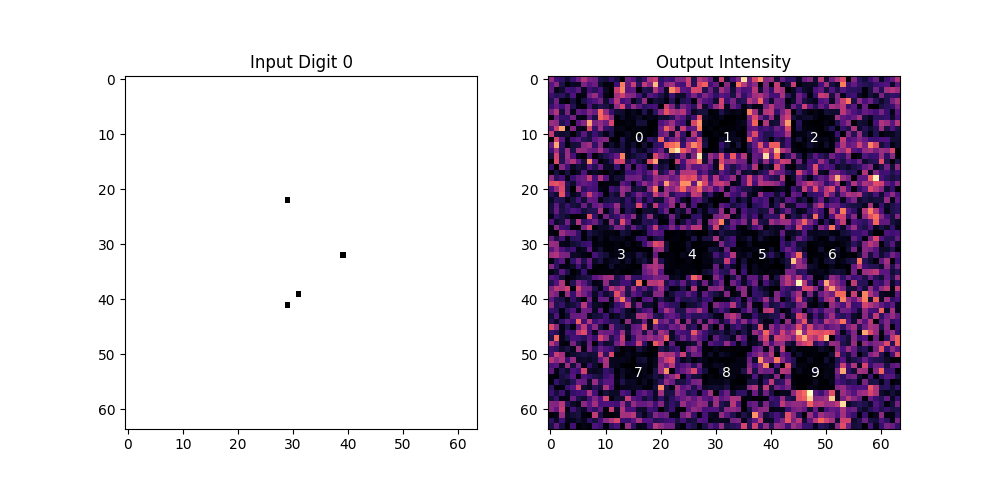

Source code (Python):
import sys
sys.path.append(".")
import torch
import numpy as np
import matplotlib.pyplot as plt
import os

from physics_sim import MultiLayerD2NN
from four_f_sim import MotionPoolingFourierMask
from utils import load_mnist_generator
from main import build_bin_masks

def diagnose():
    DEVICE = torch.device('cpu')
    GRID = 64
    Z_TOTAL = 0.096
    
    # 1. Load masks
    mask_1l = np.load("learned_phase_mask_1l_64p.npy")[0]
    mask_p2b = np.load("learned_phase_mask_4f_motion_64.npy")
    
    # 2. Models
    spacings_1l = [Z_TOTAL/2, Z_TOTAL/2]
    sim_p1 = MultiLayerD2NN(num_layers=1, grid_size=GRID, layer_spacings=spacings_1l, device=DEVICE)
    sim_p1.phase_masks[0].data.copy_(torch.from_numpy(mask_1l))
    
    sim_p2b = MotionPoolingFourierMask(size=GRID, device=DEVICE)
    H_p2b = torch.from_numpy(mask_p2b).to(DEVICE)
    
    bin_masks = build_bin_masks(GRID, DEVICE)
    
    # 3. Find digit 0
    gen = load_mnist_generator(batch_size=1, device=DEVICE, train=False, grid_size=GRID)
    found_0 = None
    while found_0 is None:
        field, lbl = next(gen)
        label = lbl[0].item()
        if label == 0:
            with torch.no_grad():
                i1 = sim_p1(field)
                b1 = torch.einsum("bhw,khw->bk", i1, bin_masks)
                if b1.argmax(-1).item() == 0:
                    found_0 = (field, i1)
                    print("Found correctly classified Digit 0")

    # 4. Plot to see where the bright spot is
    field, intensity = found_0
    
    plt.figure(figsize=(10, 5))
    plt.subplot(1, 2, 1)
    plt.imshow(field[0].abs().numpy(), cmap='gray')
    plt.title("Input Digit 0")
    
    plt.subplot(1, 2, 2)
    plt.imshow(np.log1p(intensity[0].numpy()), cmap='magma')
    plt.title("Output Intensity")
    
    # Draw bin centers
    layout = [
        (0, 1/6, 1/4), (1, 1/6, 2/4), (2, 1/6, 3/4),
        (3, 1/2, 1/5), (4, 1/2, 2/5), (5, 1/2, 3/5), (6, 1/2, 4/5),
        (7, 5/6, 1/4), (8, 5/6, 2/4), (9, 5/6, 3/4),
    ]
    for cls, ry, rx in layout:
        plt.text(rx*GRID, ry*GRID, str(cls), color='white', ha='center', va='center')
        
    plt.savefig("scratch/diagnose_alignment.png")
    print("Saved scratch/diagnose_alignment.png")

if __name__ == "__main__":
    diagnose()
